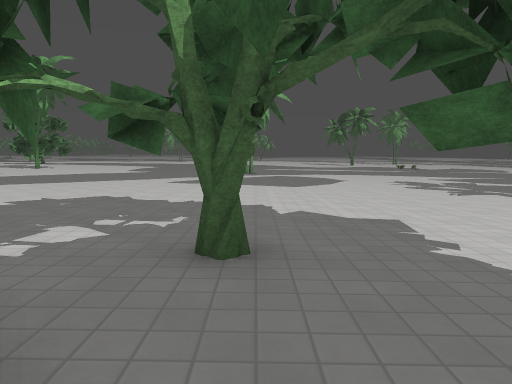
View 1 (above)

24 first-person views from a walk through a Godot game level. The camera is 1.3 m above the floor, tilts 6° down and sees 70° across. The floor is counted in squares, 2 m on a side. Each view is taken from the middle of a square. On the plan, view 1 faces up. The plan holds only what a view shows up to about 11 squares ahead; the rest is blank. The place goes on beyond the plan. Surface patterns are stand-ins for the level's own textures.

View 2
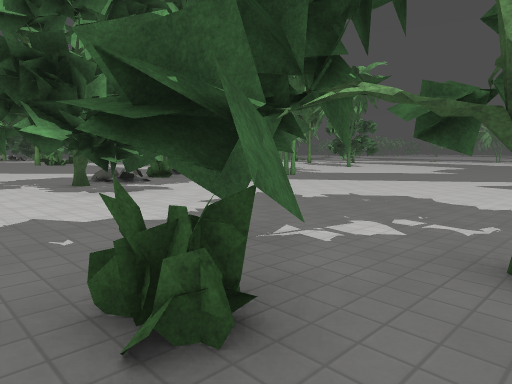

View 3
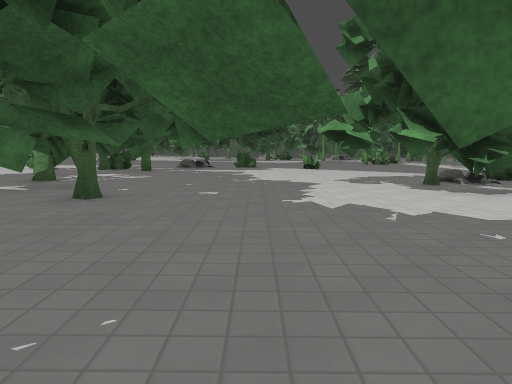

View 4
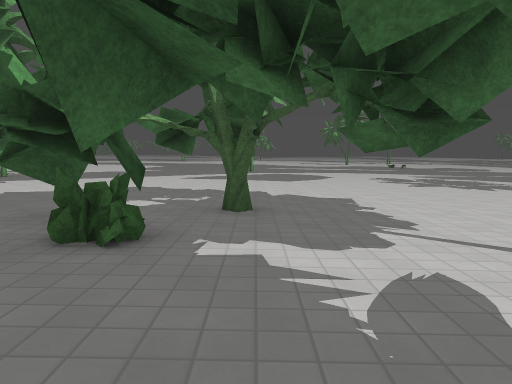

View 5
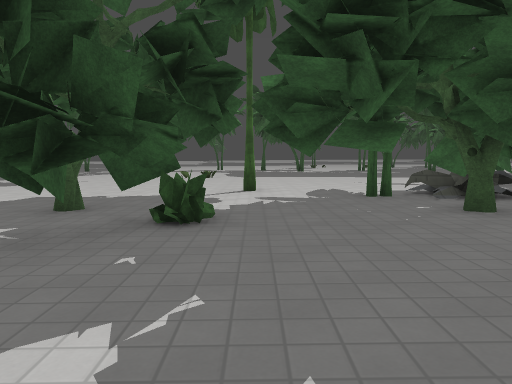

View 6
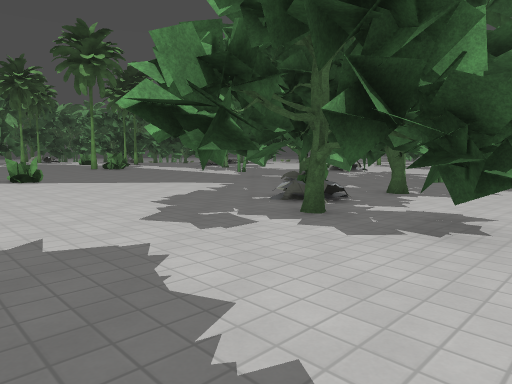

View 7
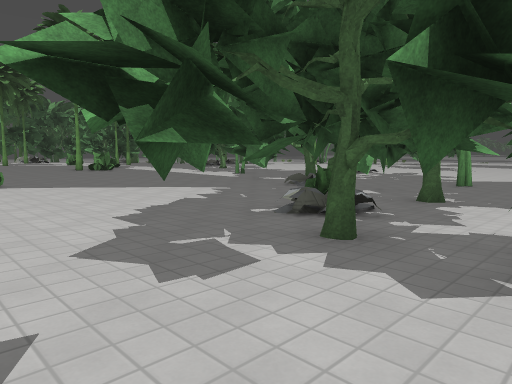

View 8
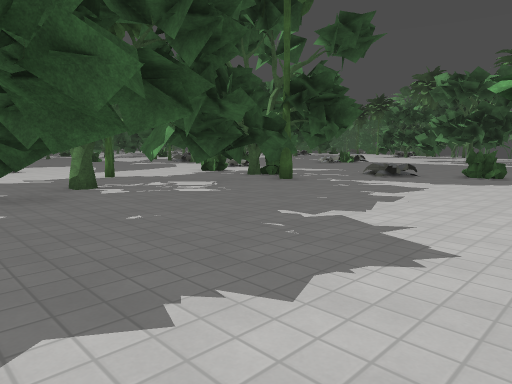

View 9
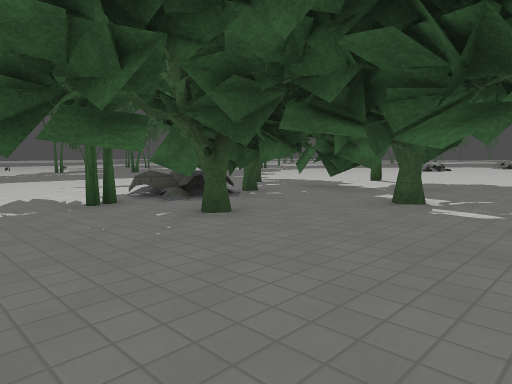

View 10
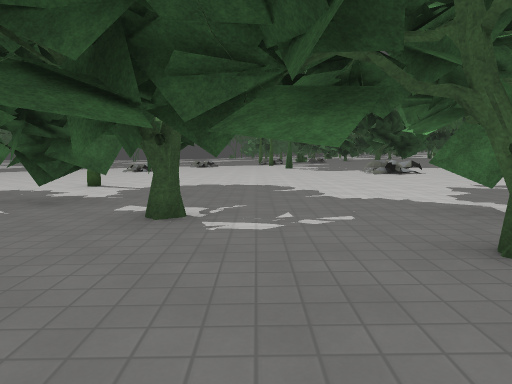

View 11
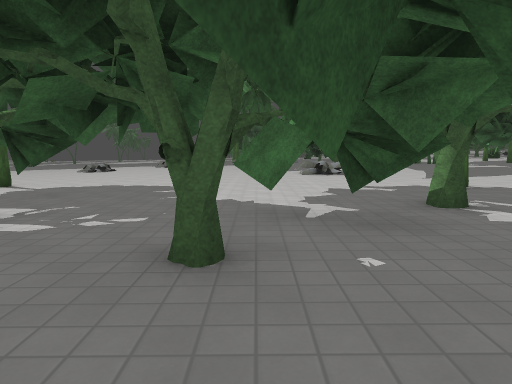

View 12
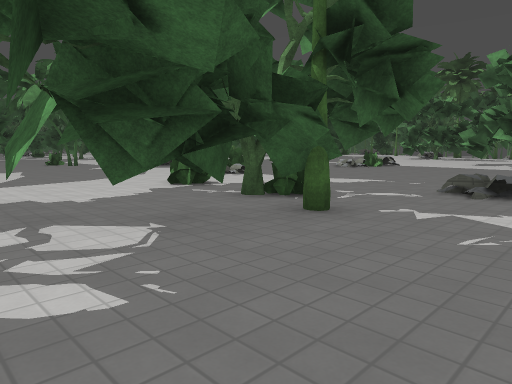

View 13
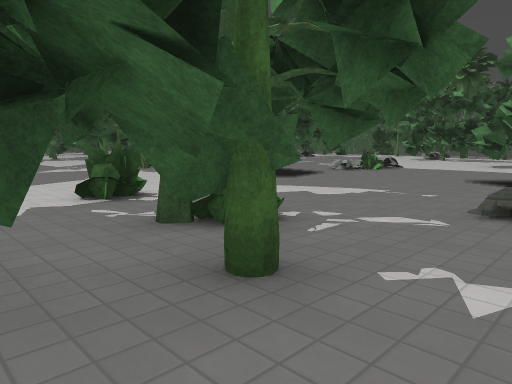

View 14
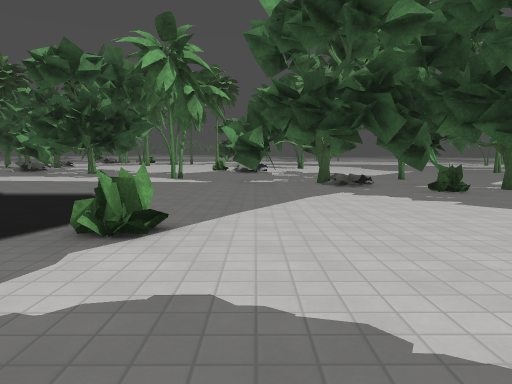

View 15
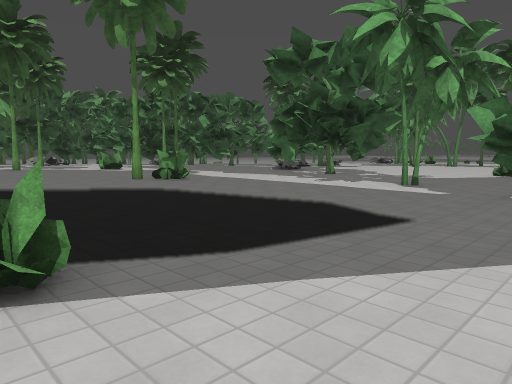

View 16
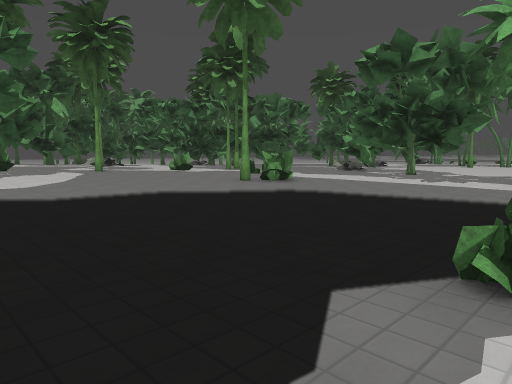

View 17
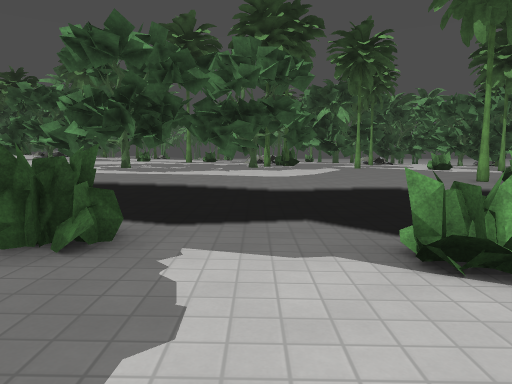

View 18
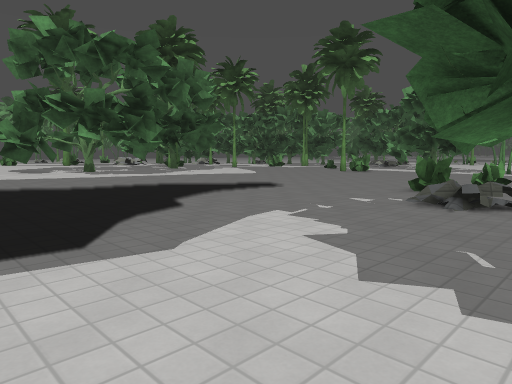

View 19
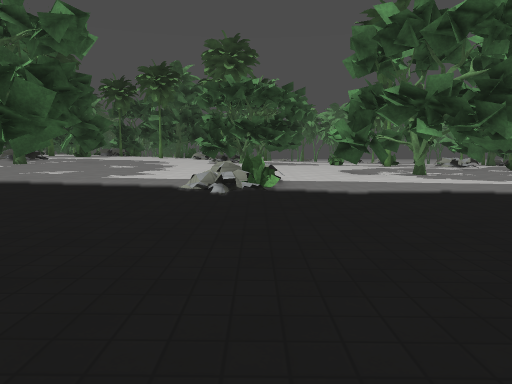

View 20
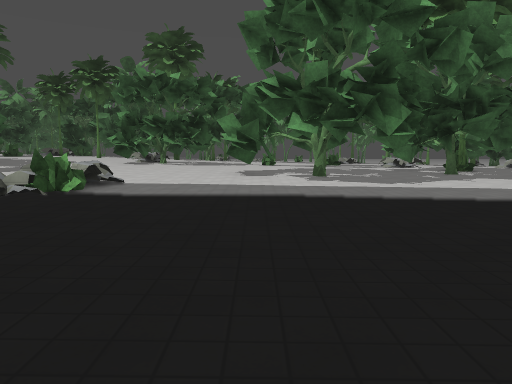

View 21
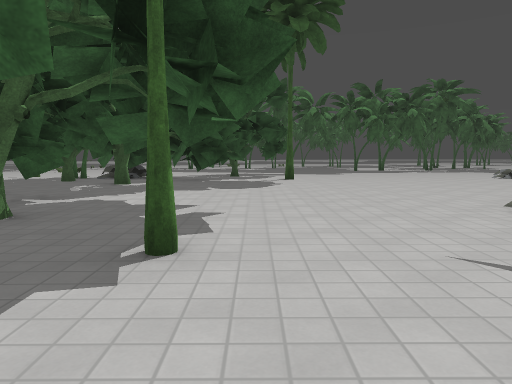

View 22
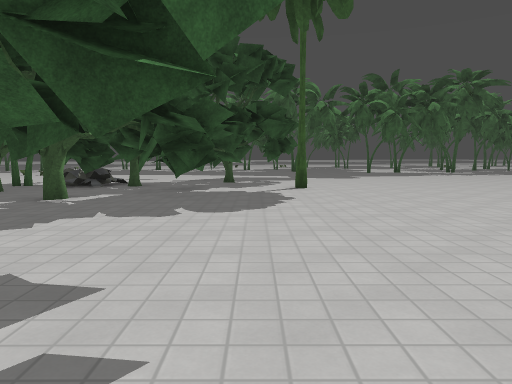

View 23
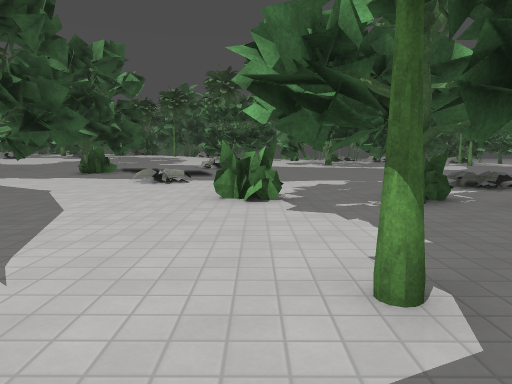

View 24
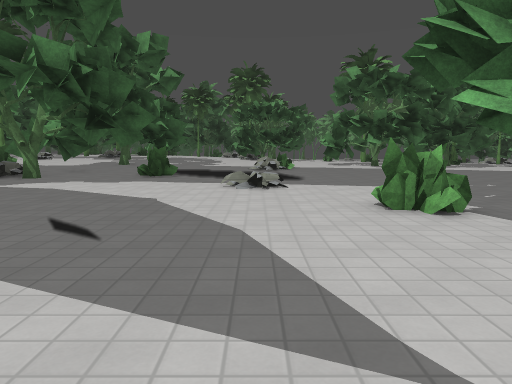

### Floor plan
Key: @ floor where view 1 was taken; # wall or solid block; x gap in a wall; . main floor; : floor 0.25 m higher than the main floor; - floor 0.25 m lower than the main floor; + floor 0.5 m higher than the main floor; _ floor 0.5 m lower than the main floor; * floor 0.75 m higher than the main floor; / step, stairs or slope; = window, fence, low wall or low ledge; v drop or lower ground; T thing the floor can be seen under or through.
Columns run from 28 left of view 1 to 5 right of it. Each row starts with its distance up from view 1.
 12            ..-           __
 11           ...-    -#---____ ______
 10         .#.#.    ---------- ______
  9        ......-#----------------___
  8       ........#-#/#-------------__
  7      .........#///#---------------
  6     ..#........../#-#-------------
  5     .......................-------
  4    :...............###.....#.-----
  3   :::..............####.......----
  2  :::::...............##...#.#.#-
  1 ##:::::......#......#.....##.#.---
  0  #: :::::...................@..#--
 -1  :::::::::::#::::::::::::..#...---
 -2  ++:::::::::::::::::::TT::...#..--
 -3  ++ #::::::::=/::::::TTT:TTT##/.--
 -4  #+# :::::::://::#:#::TT TTTT## --
 -5  +++++::::::::/:/:##:TT:x:T TT
 -6  +##+++::::::://#:##::::#::TTT  #
 -7  +++++++::::::::::##::#:::TTT.####
 -8  *+++++++:::::::#::::::::::....-
 -9  **++==vvv+:::::::::::::::..#..
-10  ***+///++++:=::::::::::::.....-
-11   ***+/++++++::::::::=::::.....--
-12   ****++++# ++:::::::=::::.....--
-13   ***###  ##+++: ::     ::....--

Positions as (right, up) in squares from view 1, and headings:
1: (0, 0), facing up
2: (0, 0), facing up-left
3: (0, -1), facing left
4: (0, -2), facing up
5: (-5, 0), facing right
6: (-5, -1), facing up-left
7: (-6, 0), facing up-left
8: (-5, 1), facing down-left
9: (-4, 0), facing down-right
10: (-3, -1), facing down
11: (-5, -1), facing down
12: (-8, -2), facing down-left
13: (-10, -3), facing down-left
14: (-14, -2), facing up
15: (-13, 1), facing up-left
16: (-15, -1), facing up-left
17: (-13, 0), facing left
18: (-13, -9), facing up-left
19: (-15, -9), facing left
20: (-16, -6), facing left
21: (-11, -8), facing right
22: (-8, -8), facing right
23: (-7, -8), facing left
24: (-8, -10), facing left
